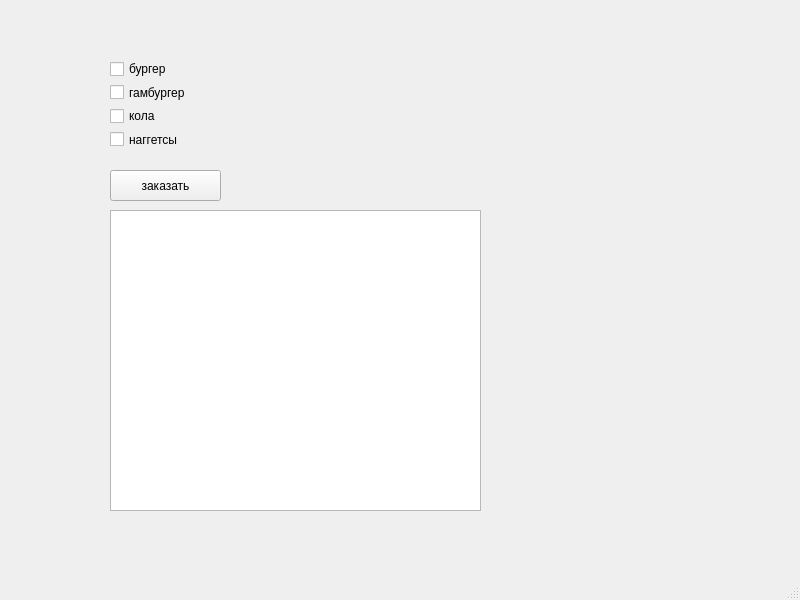
<?xml version="1.0" encoding="UTF-8"?>
<ui version="4.0">
 <class>MainWindow</class>
 <widget class="QMainWindow" name="MainWindow">
  <property name="geometry">
   <rect>
    <x>0</x>
    <y>0</y>
    <width>800</width>
    <height>600</height>
   </rect>
  </property>
  <property name="windowTitle">
   <string>MainWindow</string>
  </property>
  <widget class="QWidget" name="centralwidget">
   <widget class="QWidget" name="verticalLayoutWidget">
    <property name="geometry">
     <rect>
      <x>110</x>
      <y>60</y>
      <width>160</width>
      <height>88</height>
     </rect>
    </property>
    <layout class="QVBoxLayout" name="verticalLayout">
     <item>
      <widget class="QCheckBox" name="checkBox">
       <property name="text">
        <string>бургер</string>
       </property>
      </widget>
     </item>
     <item>
      <widget class="QCheckBox" name="checkBox_2">
       <property name="text">
        <string>гамбургер</string>
       </property>
      </widget>
     </item>
     <item>
      <widget class="QCheckBox" name="checkBox_3">
       <property name="text">
        <string>кола</string>
       </property>
      </widget>
     </item>
     <item>
      <widget class="QCheckBox" name="checkBox_4">
       <property name="text">
        <string>наггетсы</string>
       </property>
      </widget>
     </item>
    </layout>
   </widget>
   <widget class="QPushButton" name="pushButton">
    <property name="geometry">
     <rect>
      <x>110</x>
      <y>170</y>
      <width>111</width>
      <height>31</height>
     </rect>
    </property>
    <property name="text">
     <string>заказать</string>
    </property>
   </widget>
   <widget class="QWidget" name="verticalLayoutWidget_2">
    <property name="geometry">
     <rect>
      <x>110</x>
      <y>210</y>
      <width>371</width>
      <height>301</height>
     </rect>
    </property>
    <layout class="QVBoxLayout" name="verticalLayout_2">
     <item>
      <widget class="QTextEdit" name="textEdit"/>
     </item>
    </layout>
   </widget>
  </widget>
  <widget class="QStatusBar" name="statusbar"/>
 </widget>
 <resources/>
 <connections/>
</ui>
